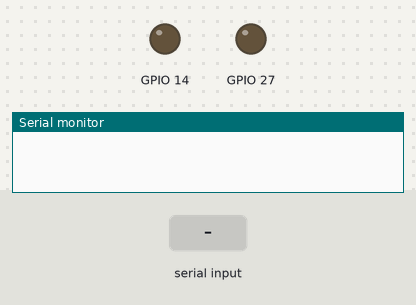
Bench run of a program on a simulated ESP32. Shown: output pins drawn as LEDs (lit = HIGH), the last lines printed to the serial monitor. Inputs (shaded band) come from the test bench.

Above: at 1.2 s.
1.3 s: "1" received over Serial
At 4.1 s:
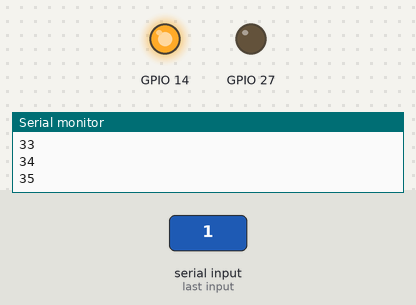
4.3 s: "2" received over Serial
At 6.5 s:
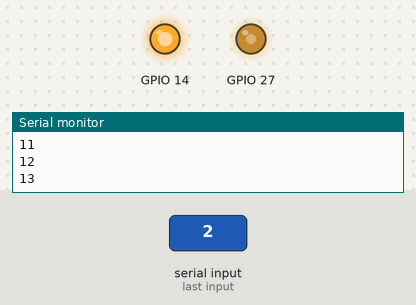
Timing chart, 0 to 9.4 s (numbered marks = the images above; inputs shaded):
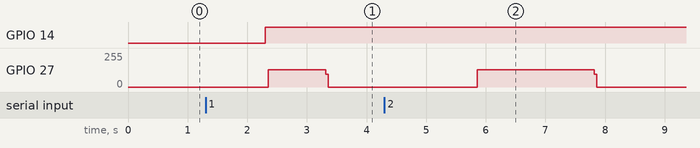

Measured:
- after the input at 1.3 s, GPIO 14: LOW → HIGH after 1.0 s; GPIO 27: 0/255 → 128/255 after 1.1 s, → 0/255 0.96 s later
- after the input at 4.3 s, GPIO 27: 0/255 → 128/255 after 1.6 s, → 0/255 2.0 s later

The program:

main.cpp
```cpp
#include <Arduino.h>
#include <stepper.h>
#include <namespaceTest.h>

String waitAndRead();
String waitAndRead() {
  while (Serial.available() == 0) {
    // wait
  }
  String output = Serial.readString();
  Serial.println("Received: " + output);
  return output;
}

void setup() {
  Serial.begin(9600);
  NamespaceTest::setupNamespaceTest();
}

void loop() {
  double revs = waitAndRead().toDouble();
  Serial.println("Moving " + String(revs) + " revolutions");
  NamespaceTest::rotate(revs);
  for (int i = 0; i < 50; i++) {
    Serial.println(i);
    delay(50);
  }
}
```

namespaceTest.cpp
```cpp
#include <namespaceTest.h>

namespace NamespaceTest {
  Stepper stepper = Stepper(27, 14, 1, 0);

  void setupNamespaceTest() {
  }

  void rotate(double revs) {
    Serial.println("Stepping " + String(revs));
    stepper.stepRevs(revs);
  }
}
```

namespaceTest.h
```cpp
#pragma once

#include <stepper.h>

namespace NamespaceTest {
  void setupNamespaceTest();
  void rotate(double revs);
}
```

stepper.cpp
```cpp
#include <stepper.h>

Stepper* Stepper::instances[4] = { nullptr, nullptr, nullptr, nullptr }; // Initialize the array with nullptrs

Stepper::Stepper() {}

Stepper::Stepper(uint8_t stepPin, uint8_t dirPin, double rps, int timerNum)
  : stepPin(stepPin), dirPin(dirPin), rps(rps), timerMux(portMUX_INITIALIZER_UNLOCKED), timerNum(timerNum) {
  pinMode(stepPin, OUTPUT);
  pinMode(dirPin, OUTPUT);
  stepperPulseUS = (int)((1 / (rps * STEPS_PER_REVOLUTION)) * 1000000 / 2);

  instances[timerNum] = this; // Store the instance in the array

  // Initialize the timer
  timer = timerBegin(timerNum, 80, true); // timerNum, prescaler, countUp
  timerAttachInterrupt(timer, &Stepper::onTimerStatic, true); // Attach the static ISR
  timerAlarmWrite(timer, stepperPulseUS, true); // set the alarm value in microseconds
  timerAlarmEnable(timer);
  timerStop(timer); // Stop the timer initially
}

void Stepper::stepRevs(double numRevolutions) {
  step((int)(numRevolutions * STEPS_PER_REVOLUTION));
}

void Stepper::step(int numSteps) {
  if (numSteps > 0) {
    digitalWrite(dirPin, HIGH);
  } else {
    digitalWrite(dirPin, LOW);
  }
  this->switchesRemaining = 2 * abs(numSteps);
  startTimer();
}

void Stepper::setSpeed(double rps) {
  this->rps = rps;
  stepperPulseUS = (int)((1 / (rps * STEPS_PER_REVOLUTION)) * 1000000 / 2);
  timerAlarmWrite(timer, stepperPulseUS, true);
}

void IRAM_ATTR Stepper::onTimerStatic() {
  for (int i = 0; i < 4; ++i) {
    if (instances[i] != nullptr) {
      instances[i]->onTimer();
    }
  }
}

void IRAM_ATTR Stepper::onTimer() {
  portENTER_CRITICAL_ISR(&timerMux);
  if (switchesRemaining > 0) {
    digitalWrite(stepPin, !digitalRead(stepPin)); // Toggle the step pin
    switchesRemaining--;
  } else {
    stopTimer(); // Stop the timer when done
  }
  portEXIT_CRITICAL_ISR(&timerMux);
}

void Stepper::startTimer() {
  timerAlarmEnable(timer);
}

void Stepper::stopTimer() {
  timerAlarmDisable(timer);
  digitalWrite(stepPin, LOW); // Ensure the step pin is low when stopping
}
```

stepper.h
```cpp
#pragma once

#include <Arduino.h>

#define STEPS_PER_REVOLUTION 200

class Stepper {
public:
  Stepper();
  Stepper(uint8_t stepPin, uint8_t dirPin, double rps, int timerNum);
  void stepRevs(double numRevolutions);
  void step(int numSteps);
  void setSpeed(double rps);

private:
  uint8_t stepPin;
  uint8_t dirPin;
  double rps;
  int stepperPulseUS;
  int switchesRemaining;
  hw_timer_t *timer;
  portMUX_TYPE timerMux;
  int timerNum;

  static void IRAM_ATTR onTimerStatic();
  void onTimer();
  void startTimer();
  void stopTimer();

  static Stepper* instances[4];
};
```
